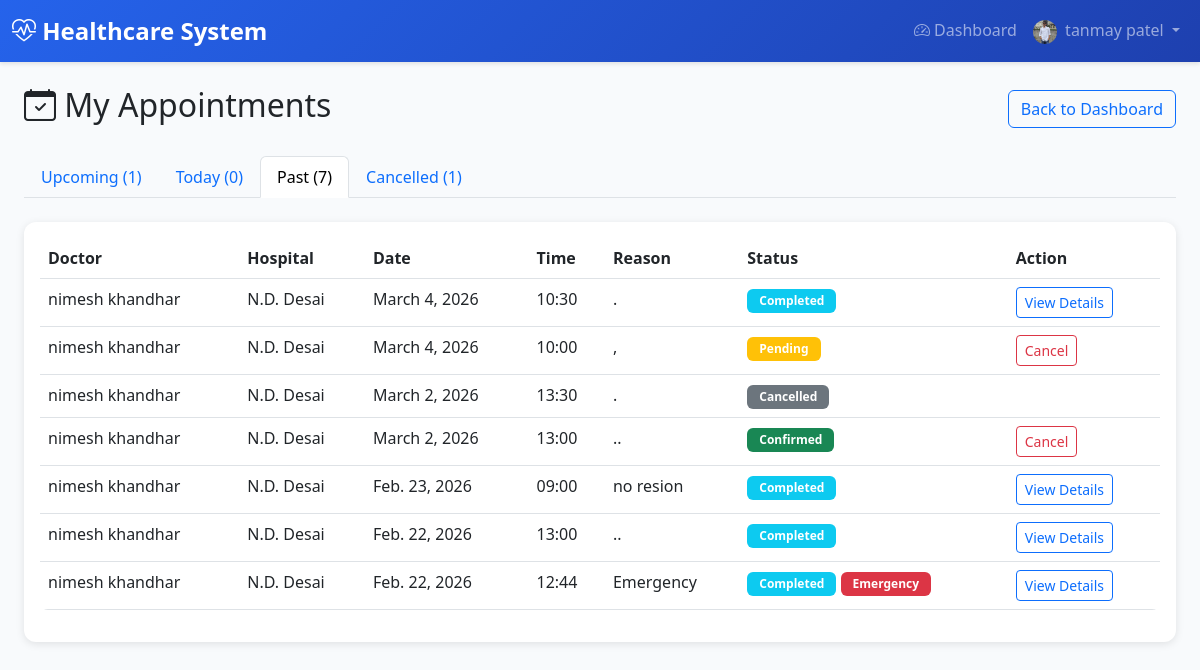
The app's page /appointments/history/?tab=past (signed in) with its own data.
### accounts/models.py (models this page shows, shortened)
class User(AbstractUser):
    email = models.EmailField(unique=True)
    ROLE_CHOICES = [
        ('ADMIN', 'Admin'),
        ('DOCTOR', 'Doctor'),
        ('PATIENT', 'Patient'),
        ('HOSPITAL', 'Hospital'),
        ('HOSPITAL_ADMIN', 'Hospital Admin'),
    ]
    role = models.CharField(max_length=20, choices=ROLE_CHOICES, default='PATIENT')
    is_approved = models.BooleanField(default=False)  # For Doctor and Hospital approval
    phone_number = models.CharField(max_length=15, blank=True)
    address = models.TextField(blank=True)
    profile_picture = models.ImageField(upload_to='user_profiles/', blank=True, null=True)
    created_at = models.DateTimeField(auto_now_add=True)
    updated_at = models.DateTimeField(auto_now=True)
    class Meta:
        db_table = 'users'
        verbose_name = 'User'
        verbose_name_plural = 'Users'

### appointments/models.py (models this page shows, shortened)
class Appointment(models.Model):
    STATUS_CHOICES = [
        ('PENDING', 'Pending'),
        ('CONFIRMED', 'Confirmed'),
        ('CANCELLED', 'Cancelled'),
        ('COMPLETED', 'Completed'),
        ('RESCHEDULED', 'Rescheduled'),
    ]
    patient = models.ForeignKey(
        settings.AUTH_USER_MODEL,
        on_delete=models.CASCADE,
        related_name='patient_appointments',
        limit_choices_to={'role': 'PATIENT'}
    )
    doctor = models.ForeignKey(
        settings.AUTH_USER_MODEL,
        on_delete=models.CASCADE,
        related_name='doctor_appointments',
        limit_choices_to={'role': 'DOCTOR'}
    )
    hospital = models.ForeignKey(
        'hospitals.Hospital',
        on_delete=models.CASCADE,
        related_name='appointments',
        null=True,
        blank=True
    )
    appointment_date = models.DateField()
    appointment_time = models.TimeField()
    status = models.CharField(max_length=20, choices=STATUS_CHOICES, default='PENDING')
    is_emergency = models.BooleanField(default=False)
    reason = models.TextField(help_text="Reason for appointment")
    notes = models.TextField(blank=True, help_text="Additional notes")
    prescription = models.TextField(blank=True, help_text="Prescription details")
    created_at = models.DateTimeField(auto_now_add=True)
    updated_at = models.DateTimeField(auto_now=True)
    class Meta:
        db_table = 'appointments'
        verbose_name = 'Appointment'
        verbose_name_plural = 'Appointments'
        ordering = ['-appointment_date', '-appointment_time']
    def can_be_cancelled(self):
        return self.status in ['PENDING', 'CONFIRMED']

### hospitals/models.py (models this page shows, shortened)
class Hospital(models.Model):
    user = models.OneToOneField(
        settings.AUTH_USER_MODEL,
        on_delete=models.CASCADE,
        related_name='hospital_profile'
    )
    name = models.CharField(max_length=200)
    registration_number = models.CharField(max_length=50, unique=True)
    address = models.TextField(blank=True)
    city = models.CharField(max_length=100, blank=True)
    state = models.CharField(max_length=100, blank=True)
    zip_code = models.CharField(max_length=10, blank=True)
    phone = models.CharField(max_length=15, blank=True)
    email = models.EmailField(blank=True)
    website = models.URLField(blank=True)
    description = models.TextField(blank=True)
    facilities = models.TextField(blank=True, help_text="Departments - comma separated")
    total_beds = models.PositiveIntegerField(default=0)
    available_beds = models.PositiveIntegerField(default=0)  # Kept for migration; use available_beds_count for dynamic
    logo = models.ImageField(upload_to='hospital_logos/', blank=True, null=True)
    verification_document = models.FileField(upload_to='hospital_verifications/', blank=True, null=True, help_text="Upload registration certificate or license for verification")
    created_at = models.DateTimeField(auto_now_add=True)
    updated_at = models.DateTimeField(auto_now=True)
    class Meta:
        db_table = 'hospitals'
        verbose_name = 'Hospital'
        verbose_name_plural = 'Hospitals'
        ordering = ['name']
    @property
    def available_beds_count(self):
        """Dynamically calculated: total_beds - occupied (do not edit; set total_beds only)"""
        return max(0, self.total_beds - self.occupied_beds_count)
    def get_available_beds_display(self):
        """For admin list_display (avoids property in admin)"""
        return self.available_beds_count
    get_available_beds_display.short_description = 'Available beds'

### appointments/views.py (the view, shortened to what this page needs)
# urls.py: path('history/', views.AppointmentHistoryView.as_view(), name='history'),
class AppointmentHistoryView(PatientRequiredMixin, ListView):
    model = Appointment
    template_name = 'appointments/appointment_history.html'
    context_object_name = 'appointments'
    paginate_by = 15
    def get_queryset(self):
        tab = self.request.GET.get('tab', 'upcoming')
        qs = Appointment.objects.filter(patient=self.request.user).select_related(
            'doctor', 'hospital', 'doctor__doctor_profile'
        ).order_by('-appointment_date', '-appointment_time')
        today = timezone.now().date()
        if tab == 'cancelled':
            return qs.filter(status='CANCELLED')
        if tab == 'past':
            return qs.filter(
                Q(appointment_date__lt=today) | Q(status='COMPLETED')
            )
    def get_context_data(self, **kwargs):
        context = super().get_context_data(**kwargs)
        today = timezone.now().date()
        base_qs = Appointment.objects.filter(patient=self.request.user)
        context['tab'] = self.request.GET.get('tab', 'upcoming')
        context['past_count'] = base_qs.filter(
            Q(appointment_date__lt=today) | Q(status='COMPLETED')
        ).count()
        context['upcoming_count'] = base_qs.filter(
            appointment_date__gt=today,
            status__in=['PENDING', 'CONFIRMED']
        ).count()
        context['today_count'] = base_qs.filter(appointment_date=today).count()
        context['cancelled_count'] = base_qs.filter(status='CANCELLED').count()
        return context

### accounts/context_processors.py (called while the page is built)
def profile_picture_url(request):
    url = None
    if request.user.is_authenticated and getattr(request.user, 'profile_picture', None):
        try:
            if request.user.profile_picture:
                url = request.user.profile_picture.url
        except (ValueError, AttributeError):
            pass
    return {'profile_picture_url': url}

### accounts/mixins.py (called while the page is built)
    def dispatch(self, request, *args, **kwargs):
        if not request.user.is_authenticated:
            return self.handle_no_permission()
        if not request.user.is_active:
            from django.contrib.auth import logout
            logout(request)
            messages.error(request, 'Your account has been blocked. Please contact the administrator.')
            return redirect('accounts:login')
        if request.user.role not in self.allowed_roles:
            messages.error(request, "You don't have permission to access this page.")
            return redirect('accounts:dashboard_redirect')
        return super().dispatch(request, *args, **kwargs)

    def dispatch(self, request, *args, **kwargs):
        result = super().dispatch(request, *args, **kwargs)
        if request.user.is_authenticated and getattr(request.user, 'role', None) != 'PATIENT':
            messages.error(request, "You don't have permission to access this page.")
            return redirect('accounts:dashboard_redirect')
        return result

### templates/appointments/appointment_history.html (shortened to what this page needs)
{% extends 'base.html' %}
{% block content %}
<div class="container-fluid">
    <div class="d-flex justify-content-between align-items-center mb-4">
        <h2><i class="bi bi-calendar-check"></i> My Appointments</h2>
        <a href="{% url 'accounts:patient_dashboard' %}" class="btn btn-outline-primary">Back to Dashboard</a>
    </div>
    <ul class="nav nav-tabs mb-4">
        <li class="nav-item">
            <a class="nav-link {% if tab == 'upcoming' %}active{% endif %}" href="?tab=upcoming">
                Upcoming ({{ upcoming_count }})
            </a>
        </li>
        <li class="nav-item">
            <a class="nav-link {% if tab == 'today' %}active{% endif %}" href="?tab=today">
                Today ({{ today_count }})
            </a>
        </li>
        <li class="nav-item">
            <a class="nav-link {% if tab == 'past' %}active{% endif %}" href="?tab=past">
                Past ({{ past_count }})
            </a>
        </li>
        <li class="nav-item">
            <a class="nav-link {% if tab == 'cancelled' %}active{% endif %}" href="?tab=cancelled">
                Cancelled ({{ cancelled_count }})
            </a>
        </li>
    </ul>
    <div class="card">
        <div class="card-body">
            {% if appointments %}
            <div class="table-responsive">
                <table class="table table-hover">
                    <thead>
                        <tr>
                            <th>Doctor</th>
                            <th>Hospital</th>
                            <th>Date</th>
                            <th>Time</th>
                            <th>Reason</th>
                            <th>Status</th>
                            <th>Action</th>
                        </tr>
                    </thead>
                    <tbody>
                        {% for apt in appointments %}
                        <tr>
                            <td>{{ apt.doctor.get_full_name|default:apt.doctor.username }}</td>
                            <td>{{ apt.hospital.name|default:"—" }}</td>
                            <td>{{ apt.appointment_date }}</td>
                            <td>{{ apt.appointment_time|time:"H:i" }}</td>
                            <td>{{ apt.reason|truncatewords:8 }}</td>
                            <td>
                                <span class="badge bg-{% if apt.status == 'CONFIRMED' %}success{% elif apt.status == 'PENDING' %}warning{% elif apt.status == 'COMPLETED' %}info{% elif apt.status == 'CANCELLED' %}secondary{% else %}primary{% endif %}">
                                    {{ apt.get_status_display }}
                                </span>
                                {% if apt.is_emergency %}
                                <span class="badge bg-danger">Emergency</span>
                                {% endif %}
                            </td>
                            <td>
                                {% if apt.status == 'COMPLETED' %}
                                <a href="{% url 'appointments:patient_detail' apt.pk %}" class="btn btn-sm btn-outline-primary">
                                    View Details
                                </a>
                                {% elif apt.can_be_cancelled %}
                                <form method="post" action="{% url 'appointments:cancel' apt.pk %}" class="d-inline" onsubmit="return confirm('Cancel this appointment?');">
                                    <button type="submit" class="btn btn-sm btn-outline-danger">Cancel</button>
                                </form>
                                {% endif %}
                            </td>
                        </tr>
                        {% endfor %}
                    </tbody>
                </table>
            </div>
            {% else %}
            <p class="text-muted mb-0">
                No
                {% if tab == 'upcoming' %}upcoming{% elif tab == 'today' %}today{% elif tab == 'past' %}past{% else %}cancelled{% endif %}
                appointments.
            </p>
            {% endif %}
        </div>
    </div>
</div>
{% endblock %}

### templates/base.html (shortened to what this page needs)
<!DOCTYPE html>
<html lang="en">
<head>
    <link href="https://cdn.jsdelivr.net/npm/bootstrap@5.3.0/dist/css/bootstrap.min.css" rel="stylesheet">
    <link rel="stylesheet" href="https://cdn.jsdelivr.net/npm/bootstrap-icons@1.11.0/font/bootstrap-icons.css">
</head>
<body>
    {% if user.is_authenticated %}
    <nav class="navbar navbar-expand-lg navbar-dark">
        <div class="container-fluid">
            <a class="navbar-brand" href="{% url 'accounts:dashboard_redirect' %}">
                <i class="bi bi-heart-pulse"></i> Healthcare System
            </a>
            <div class="collapse navbar-collapse" id="navbarNav">
                <ul class="navbar-nav ms-auto">
                    <li class="nav-item">
                        <a class="nav-link" href="{% url 'accounts:dashboard_redirect' %}">
                            <i class="bi bi-speedometer2"></i> Dashboard
                        </a>
                    </li>
                    <li class="nav-item dropdown">
                        <a class="nav-link dropdown-toggle" href="#" id="navbarDropdown" role="button" data-bs-toggle="dropdown">
                            {% if profile_picture_url %}
                            <img src="{{ profile_picture_url }}" alt="Profile" class="rounded-circle me-1" style="width: 24px; height: 24px; object-fit: cover;">
                            {% else %}
                            <i class="bi bi-person-circle"></i>
                            {% endif %}
                            {{ user.get_full_name|default:user.username }}
                        </a>
                    </li>
                </ul>
            </div>
        </div>
    </nav>
    {% endif %}
    <div class="container-fluid mt-4">
        {% block content %}{% endblock %}
    </div>
</body>
</html>

### templates/base.html (style rules this page uses)
:root { --primary-color: #2563eb; --secondary-color: #64748b; --success-color: #10b981; --danger-color: #ef4444; --warning-color: #f59e0b; --info-color: #3b82f6; }
body { font-family: 'Segoe UI', Tahoma, Geneva, Verdana, sans-serif; background-color: #f8fafc; }
.navbar { background: linear-gradient(135deg, var(--primary-color) 0%, #1e40af 100%); box-shadow: 0 2px 4px rgba(0,0,0,0.1); }
.navbar-brand { font-weight: 700; font-size: 1.5rem; }
.card { border: none; border-radius: 12px; box-shadow: 0 2px 8px rgba(0,0,0,0.1); transition: transform 0.2s, box-shadow 0.2s; }
.table { border-radius: 8px; overflow: hidden; }
.badge { padding: 6px 12px; border-radius: 6px; }

### records on screen
User: get_full_name "tanmay patel"
Appointment: doctor.get_full_name "nimesh khandhar", hospital.name "N.D. Desai", appointment_date "March 4, 2026", appointment_time "10:30", reason ".", status "Completed", shows "View Details"
Appointment: doctor.get_full_name "nimesh khandhar", hospital.name "N.D. Desai", appointment_date "March 4, 2026", appointment_time "10:00", reason ",", status "Pending", shows "Cancel"
Appointment: doctor.get_full_name "nimesh khandhar", hospital.name "N.D. Desai", appointment_date "March 2, 2026", appointment_time "13:30", reason ".", status "Cancelled"
Appointment: doctor.get_full_name "nimesh khandhar", hospital.name "N.D. Desai", appointment_date "March 2, 2026", appointment_time "13:00", reason "..", status "Confirmed", shows "Cancel"
Appointment: doctor.get_full_name "nimesh khandhar", hospital.name "N.D. Desai", appointment_date "Feb. 23, 2026", appointment_time "09:00", reason "no resion", status "Completed", shows "View Details"
Appointment: doctor.get_full_name "nimesh khandhar", hospital.name "N.D. Desai", appointment_date "Feb. 22, 2026", appointment_time "13:00", reason "..", status "Completed", shows "View Details"
Appointment: doctor.get_full_name "nimesh khandhar", hospital.name "N.D. Desai", appointment_date "Feb. 22, 2026", appointment_time "12:44", reason "Emergency", status "Completed", is_emergency "Emergency", shows "View Details"

### other values on screen
{{ upcoming_count }} "1"
{{ today_count }} "0"
{{ past_count }} "7"
{{ cancelled_count }} "1"
